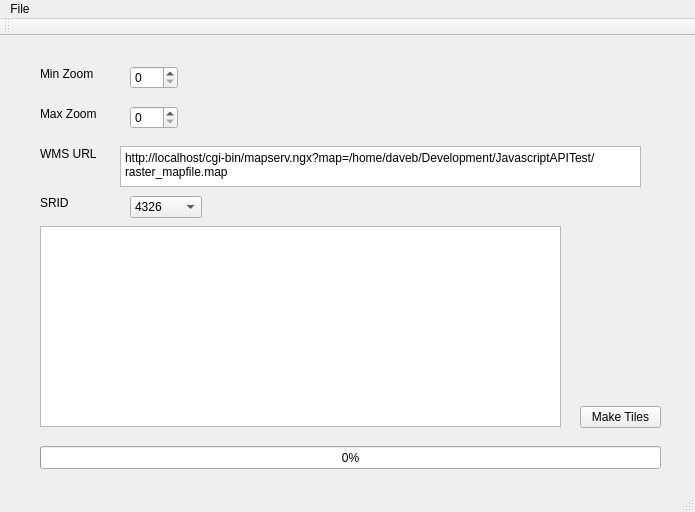
<?xml version="1.0" encoding="UTF-8"?>
<ui version="4.0">
 <class>MainWindow</class>
 <widget class="QMainWindow" name="MainWindow">
  <property name="geometry">
   <rect>
    <x>0</x>
    <y>0</y>
    <width>695</width>
    <height>512</height>
   </rect>
  </property>
  <property name="windowTitle">
   <string>Daves WMS Tile Creator</string>
  </property>
  <widget class="QWidget" name="centralWidget">
   <widget class="QSpinBox" name="zoomStart">
    <property name="geometry">
     <rect>
      <x>130</x>
      <y>30</y>
      <width>48</width>
      <height>23</height>
     </rect>
    </property>
   </widget>
   <widget class="QSpinBox" name="zoomEnd">
    <property name="geometry">
     <rect>
      <x>130</x>
      <y>70</y>
      <width>48</width>
      <height>23</height>
     </rect>
    </property>
   </widget>
   <widget class="QLabel" name="label">
    <property name="geometry">
     <rect>
      <x>40</x>
      <y>30</y>
      <width>71</width>
      <height>16</height>
     </rect>
    </property>
    <property name="text">
     <string>Min Zoom</string>
    </property>
   </widget>
   <widget class="QLabel" name="label_2">
    <property name="geometry">
     <rect>
      <x>40</x>
      <y>70</y>
      <width>71</width>
      <height>16</height>
     </rect>
    </property>
    <property name="text">
     <string>Max Zoom</string>
    </property>
   </widget>
   <widget class="QLabel" name="label_3">
    <property name="geometry">
     <rect>
      <x>40</x>
      <y>110</y>
      <width>71</width>
      <height>16</height>
     </rect>
    </property>
    <property name="text">
     <string>WMS URL</string>
    </property>
   </widget>
   <widget class="QComboBox" name="sridSelector">
    <property name="geometry">
     <rect>
      <x>130</x>
      <y>160</y>
      <width>72</width>
      <height>22</height>
     </rect>
    </property>
    <item>
     <property name="text">
      <string>4326</string>
     </property>
    </item>
    <item>
     <property name="text">
      <string>27700</string>
     </property>
    </item>
    <item>
     <property name="text">
      <string>900913</string>
     </property>
    </item>
   </widget>
   <widget class="QLabel" name="label_4">
    <property name="geometry">
     <rect>
      <x>40</x>
      <y>160</y>
      <width>59</width>
      <height>14</height>
     </rect>
    </property>
    <property name="text">
     <string>SRID</string>
    </property>
   </widget>
   <widget class="QProgressBar" name="progressBar">
    <property name="geometry">
     <rect>
      <x>40</x>
      <y>410</y>
      <width>621</width>
      <height>23</height>
     </rect>
    </property>
    <property name="value">
     <number>0</number>
    </property>
   </widget>
   <widget class="QPushButton" name="makeTilesButton">
    <property name="geometry">
     <rect>
      <x>580</x>
      <y>370</y>
      <width>81</width>
      <height>22</height>
     </rect>
    </property>
    <property name="text">
     <string>Make Tiles</string>
    </property>
   </widget>
   <widget class="QTextBrowser" name="statusMessages">
    <property name="geometry">
     <rect>
      <x>40</x>
      <y>190</y>
      <width>521</width>
      <height>201</height>
     </rect>
    </property>
   </widget>
   <widget class="QPlainTextEdit" name="plainTextEdit">
    <property name="geometry">
     <rect>
      <x>120</x>
      <y>110</y>
      <width>521</width>
      <height>41</height>
     </rect>
    </property>
    <property name="plainText">
     <string>http://localhost/cgi-bin/mapserv.ngx?map=/home/daveb/Development/JavascriptAPITest/raster_mapfile.map</string>
    </property>
   </widget>
  </widget>
  <widget class="QMenuBar" name="menuBar">
   <property name="geometry">
    <rect>
     <x>0</x>
     <y>0</y>
     <width>695</width>
     <height>19</height>
    </rect>
   </property>
   <widget class="QMenu" name="menuNew">
    <property name="title">
     <string>File</string>
    </property>
    <addaction name="actionSettings"/>
    <addaction name="separator"/>
    <addaction name="actionQuit"/>
   </widget>
   <addaction name="menuNew"/>
  </widget>
  <widget class="QToolBar" name="mainToolBar">
   <attribute name="toolBarArea">
    <enum>TopToolBarArea</enum>
   </attribute>
   <attribute name="toolBarBreak">
    <bool>false</bool>
   </attribute>
  </widget>
  <widget class="QStatusBar" name="statusBar"/>
  <action name="actionCreate_Tiles">
   <property name="text">
    <string>Create Tiles</string>
   </property>
  </action>
  <action name="actionDelete_Tiles">
   <property name="text">
    <string>Delete Tiles</string>
   </property>
  </action>
  <action name="actionSettings">
   <property name="text">
    <string>Settings</string>
   </property>
  </action>
  <action name="actionQuit">
   <property name="text">
    <string>Quit</string>
   </property>
  </action>
 </widget>
 <layoutdefault spacing="6" margin="11"/>
 <resources/>
 <connections>
  <connection>
   <sender>actionQuit</sender>
   <signal>triggered()</signal>
   <receiver>MainWindow</receiver>
   <slot>close()</slot>
   <hints>
    <hint type="sourcelabel">
     <x>-1</x>
     <y>-1</y>
    </hint>
    <hint type="destinationlabel">
     <x>347</x>
     <y>255</y>
    </hint>
   </hints>
  </connection>
  <connection>
   <sender>makeTilesButton</sender>
   <signal>clicked()</signal>
   <receiver>MainWindow</receiver>
   <slot>makeTiles()</slot>
   <hints>
    <hint type="sourcelabel">
     <x>620</x>
     <y>416</y>
    </hint>
    <hint type="destinationlabel">
     <x>347</x>
     <y>255</y>
    </hint>
   </hints>
  </connection>
 </connections>
 <slots>
  <slot>makeTiles()</slot>
 </slots>
</ui>
